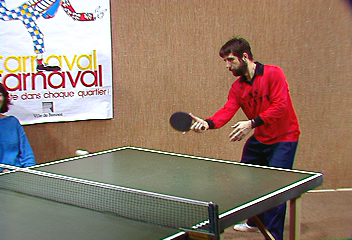
%> input picture TennisSet2/stennis.82.ppm, 352 x 240 px
$ octave test.m   (GNU Octave 9; MATLAB toolbox functions it lacks are replaced by stand-ins)
%> lines starting %> are read from the running program, lines starting %| are printed output that depends on the picture; in (x1, y1, x2, y2) boxes, pixels count from 0 and x2, y2 are one past the last pixel; in counts of white or black regions, pixels touching at a corner belong together; the program's own positions count from 1

clc
clear all
close all
bThreshold = 0.92;
dThreshold = 0.38;

A = imread('stennis.82.ppm');
%> A is the input picture: size 240x352x3 uint8; mean R, G, B 148.4, 125.7, 110.6

figure
imshow(A)
set(gca, 'visible', 'on')

new = rgb2gray(A);
figure
imshow(new)

dnew = im2double(new);
figure
imshow(dnew)

gaussianImg = imgaussfilt(dnew, 1.2);
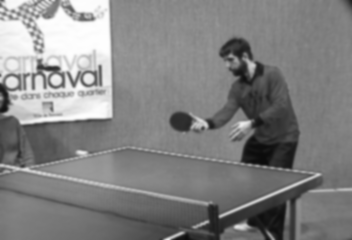
%> gaussianImg: size 240x352 double; min 0.0426, max 1, mean 0.513

BrightBlobs = gaussianImg > bThreshold;
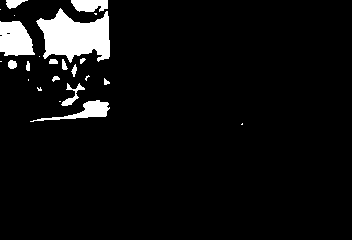
%> BrightBlobs: size 240x352 logical; 5.9% white; 24 white regions (10 under 20 px), largest, box (x1, y1, x2, y2) and area: (36, 8, 110, 63) 2510, (0, 21, 35, 56) 969, (30, 100, 110, 122) 542
for i = 1:240
    for j = 1:110
        BrightBlobs(i,j) = 0;
    end
end
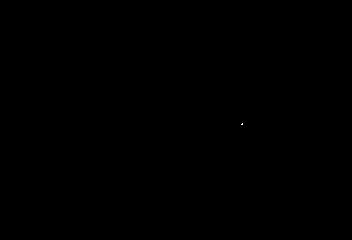
%> BrightBlobs: size 240x352 logical; 0% white in thin lines or dots, all inside (x1, y1, x2, y2) = (241, 123, 243, 125)
labeledBright = bwlabel(BrightBlobs);
brightMeasurements = regionprops(labeledBright, 'Area', 'Perimeter');
%> brightMeasurements = 1 region; Area and Perimeter: 3 3.09
DarkBlobs =  gaussianImg < dThreshold;
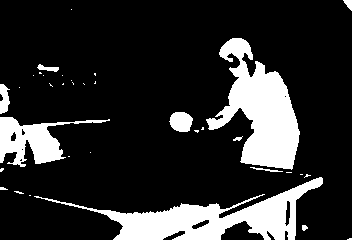
%> DarkBlobs: size 240x352 logical; 17.7% white; 35 white regions (25 under 20 px), largest, box (x1, y1, x2, y2) and area: (206, 38, 300, 170) 6017, (34, 177, 323, 240) 5839, (0, 117, 110, 167) 2147
labeledDark = bwlabel(DarkBlobs);
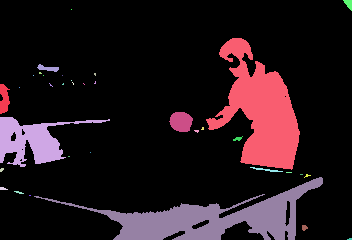
%> labeledDark: size 240x352 double; 36 distinct labels, from 0 to 35; one colour per label, 0 black
darkMeasurements = regionprops(labeledDark, 'Area', 'Perimeter');
%> darkMeasurements = 35 regions; largest, Area and Perimeter: 6017 572.8, 5839 880.4, 2147 422.1, 374 67.31, 216 73.26

[r,c] = find(labeledDark==2);
%> r = 2147 values from 118 to 167; c = 2147 values from 1 to 110
rc = [r c];
%> rc = 2147 rows, first 12: [118 1; 119 1; 120 1; 121 1; 122 1; 123 1; 124 1; 125 1; 126 1; 127 1; 128 1; 129 1]

bat = gaussianImg;
bat = zeros(size(bat));
for i = 1:size(rc)
    bat(rc(i,1),rc(i,2)) = 1;
end
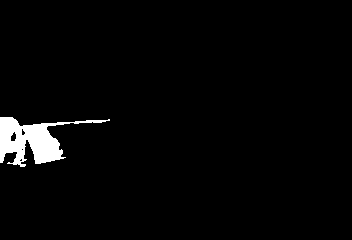
%> bat: size 240x352 double; values 0 (black) and 1 (white), 2.5% white; 1 white region, box (x1, y1, x2, y2) and area: (0, 117, 110, 167) 2147

ball = gaussianImg;
ball = zeros(size(ball));
[r,c] = find(labeledBright==1);
%> r = [125; 124; 125]; c = [242; 243; 243]
rc = [r c];
%> rc = [125 242; 124 243; 125 243]
for i = 1:size(rc)
    ball(rc(i,1),rc(i,2)) = 1;
end
%> this loop made 3 passes

figure
imshow(ball)

binaryBat = imbinarize(bat,0.6);
binaryBall = imbinarize(ball, 0.6);

figure
imshowpair(BrightBlobs, binaryBall, 'montage')
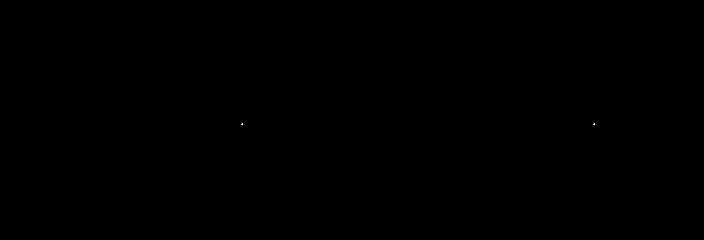
%> displayed picture: size 240x704, on the screen's scale of 0 to 255; 0% white in thin lines or dots, all inside (x1, y1, x2, y2) = (241, 123, 595, 125)

ballAreaAndPerim = brightMeasurements(1);
%> ballAreaAndPerim = 1 region; Area and Perimeter: 3 3.09
batAreaAndPerim = darkMeasurements(2);
%> batAreaAndPerim = 1 region; Area and Perimeter: 2147 422.1
